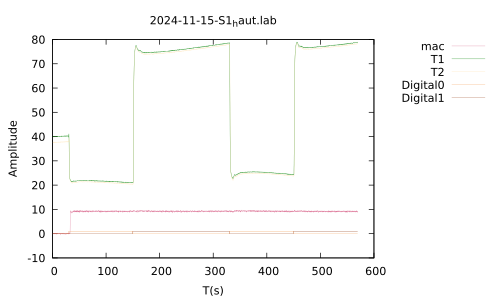

Reproduce this figure in gnuplot.
set terminal pdf
set encoding utf8
set output "2024-11-15-S1_haut.pdf"
set encoding utf8
#set xrange [0.0:600.0]
#set yrange [0.0:20.0]
set key outside
set style line 1 linecolor rgb '#DB7093' linewidth 0.1
set style line 2 linecolor rgb '#008000' linewidth 0.1
set style line 3 linecolor rgb '#FFE4B5' linewidth 0.1
set style line 4 linecolor rgb '#F4A460' linewidth 0.1
set style line 5 linecolor rgb '#A0522D' linewidth 0.1
set title "2024-11-15-S1_haut.lab"
set xlabel "T(s)"
set ylabel "Amplitude"
plot "2024-11-15-S1_haut.lab" every ::1 using 1:2 w l linestyle 1 title "mac", "2024-11-15-S1_haut.lab" using 1:3 w l linestyle 2 title "T1", "2024-11-15-S1_haut.lab" using 1:4 w l linestyle 3 title "T2", "2024-11-15-S1_haut.lab" using 1:5 w l linestyle 4 title "Digital0", "2024-11-15-S1_haut.lab" using 1:6 w l linestyle 5 title "Digital1"
